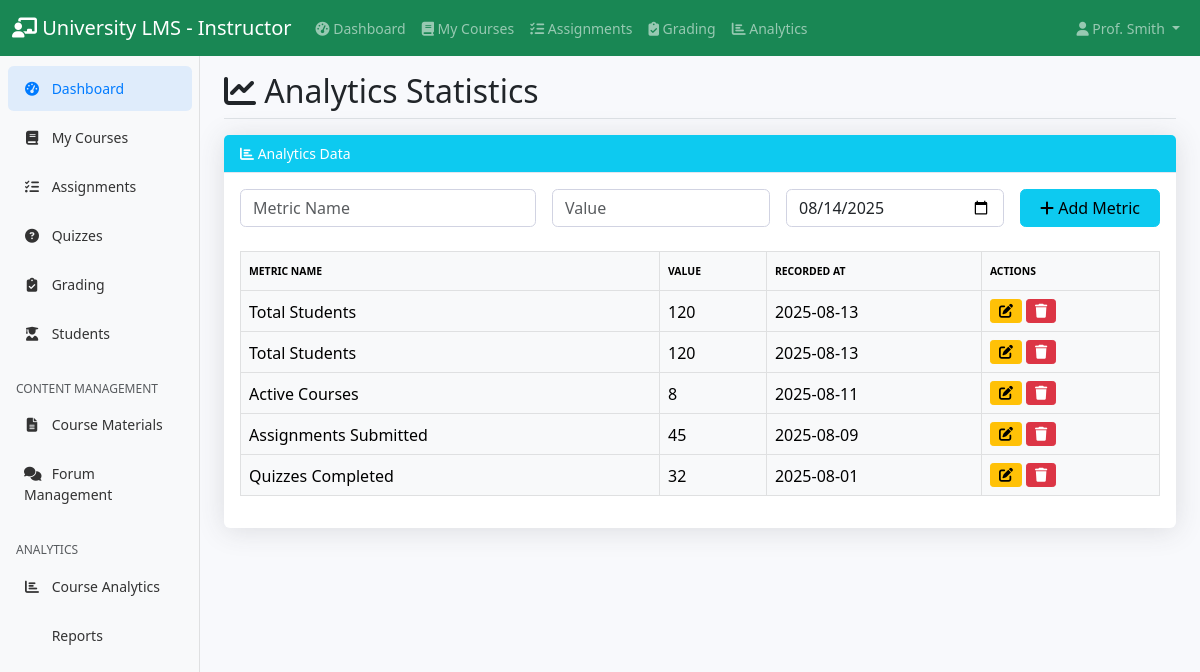
The app's page /instructor/analytics.php (signed in) with its own data.
### tables this page shows
CREATE TABLE `analytics` (
  `id` int(11) NOT NULL,
  `metric_name` varchar(100) NOT NULL,
  `value` varchar(255) NOT NULL,
  `metric_value` decimal(15,2) NOT NULL,
  `recorded_at` timestamp NOT NULL DEFAULT current_timestamp()
);

### instructor/analytics.php (the view, shortened to what this page needs)
<?php
include '../includes/instructor_sidebar.php';
$db = (new Database())->getConnection();
$analytics_sql = "SELECT * FROM analytics ORDER BY recorded_at DESC";
$stmt = $db->query($analytics_sql);
$analytics = $stmt ? $stmt->fetchAll(PDO::FETCH_ASSOC) : [];
?>
<!DOCTYPE html>
<html lang="en">
<head>
    <link rel="stylesheet" href="https://cdn.jsdelivr.net/npm/bootstrap@5.3.0/dist/css/bootstrap.min.css">
    <link rel="stylesheet" href="https://cdnjs.cloudflare.com/ajax/libs/font-awesome/6.4.0/css/all.min.css">
    <link rel="stylesheet" href="../assets/css/dashboard.css">
</head>
<body>
    <?php include '../includes/instructor_navbar.php'; ?>
    <div class="container-fluid">
        <div class="row">
            <nav class="col-md-2 d-none d-md-block bg-light sidebar">
                <?php include '../includes/instructor_sidebar.php'; ?>
            </nav>
            <main class="col-md-9 ms-sm-auto col-lg-10 px-md-4">
                <div class="d-flex justify-content-between flex-wrap flex-md-nowrap align-items-center pt-3 pb-2 mb-3 border-bottom">
                    <h1 class="h2 mb-0"><i class="fas fa-chart-line"></i> Analytics Statistics</h1>
                </div>
                <div class="row mb-4">
                    <div class="col-12">
                        <div class="card shadow">
                            <div class="card-header bg-info text-white">
                                <i class="fas fa-chart-bar"></i> Analytics Data
                            </div>
                            <div class="card-body">
                                    <form method="post" class="row g-3 mb-4">
                                        <div class="col-md-4">
                                            <input type="text" name="metric_name" class="form-control" placeholder="Metric Name" required>
                                        </div>
                                        <div class="col-md-3">
                                            <input type="text" name="value" class="form-control" placeholder="Value" required>
                                        </div>
                                        <div class="col-md-3">
                                            <input type="date" name="recorded_at" class="form-control" value="<?= date('Y-m-d') ?>" required>
                                        </div>
                                        <div class="col-md-2">
                                            <button type="submit" class="btn btn-info w-100"><i class="fas fa-plus"></i> Add Metric</button>
                                        </div>
                                    </form>
                                <div class="table-responsive">
                                    <table class="table table-bordered align-middle">
                                        <thead class="table-light">
                                            <tr>
                                                <th>Metric Name</th>
                                                <th>Value</th>
                                                <th>Recorded At</th>
                                                <th>Actions</th>
                                            <?php
                                            if (count($analytics) > 0) {
                                                foreach ($analytics as $row) {
                                                    if (isset($_GET['edit']) && $_GET['edit'] == $row['id']) {
                                                        echo '<tr>';
                                                        echo '<form method="post">';
                                                        echo '<td><input type="text" name="edit_metric_name" class="form-control" value="' . htmlspecialchars($row['metric_name']) . '" required></td>';
                                                        echo '<td><input type="text" name="edit_value" class="form-control" value="' . htmlspecialchars($row['value']) . '" required></td>';
                                                        echo '<td><input type="date" name="edit_recorded_at" class="form-control" value="' . htmlspecialchars(date('Y-m-d', strtotime($row['recorded_at']))) . '" required></td>';
                                                        echo '<td>';
                                                        echo '<input type="hidden" name="edit_id" value="' . $row['id'] . '">';
                                                        echo '<button type="submit" class="btn btn-sm btn-success me-1"><i class="fas fa-save"></i></button>';
                                                        echo '<a href="analytics.php" class="btn btn-sm btn-secondary"><i class="fas fa-times"></i></a>';
                                                        echo '</td>';
                                                        echo '</form>';
                                                        echo '</tr>';
                                                    } else {
                                                        echo '<tr>';
                                                        echo '<td>' . htmlspecialchars($row['metric_name']) . '</td>';
                                                        echo '<td>' . htmlspecialchars($row['value']) . '</td>';
                                                        echo '<td>' . htmlspecialchars(date('Y-m-d', strtotime($row['recorded_at']))) . '</td>';
                                                        echo '<td>';
                                                        echo '<a href="analytics.php?edit=' . $row['id'] . '" class="btn btn-sm btn-warning me-1"><i class="fas fa-edit"></i></a>';
                                                        echo '<a href="analytics.php?delete=' . $row['id'] . '" class="btn btn-sm btn-danger" onclick="return confirm(\'Are you sure you want to delete this metric?\');"><i class="fas fa-trash"></i></a>';
                                                        echo '</td>';
                                                        echo '</tr>';
                                                    }
                                                }
                                            } else {
                                                echo '<tr><td colspan="4" class="text-center"><div class="alert alert-warning d-flex align-items-center justify-content-center mb-0" role="alert"><i class="fas fa-info-circle me-2"></i> No analytics data available.</div></td></tr>';
                                            }
                                            ?>
                                    </table>
                                </div>
                            </div>
                        </div>
                    </div>
                </div>
            </main>
        </div>
    </div>
</body>
</html>

### assets/css/dashboard.css (style rules this page uses)
body { font-size: .875rem; background-color: #f8f9fc; }
.sidebar { position: fixed; top: 0; bottom: 0; left: 0; z-index: 100; padding: 48px 0 0; box-shadow: inset -1px 0 0 rgba(0, 0, 0, .1); }
.card { box-shadow: 0 0.15rem 1.75rem 0 rgba(58, 59, 69, 0.15) !important; border: none; }
.card-header { background-color: #f8f9fc; border-bottom: 1px solid #e3e6f0; }
.btn { border-radius: 0.35rem; font-weight: 400; }
.btn-sm { padding: 0.25rem 0.5rem; font-size: 0.875rem; border-radius: 0.2rem; }
.table { color: #858796; }
.table th { border-top: none; font-weight: 600; text-transform: uppercase; font-size: 0.65rem; padding-top: 0.75rem; padding-bottom: 0.75rem; }
.form-control { border: 1px solid #d1d3e2; border-radius: 0.35rem; }
.shadow { box-shadow: 0 0.15rem 1.75rem 0 rgba(58, 59, 69, 0.15) !important; }

### records on screen
analytics: metric_name "Total Students", value "120", recorded_at "2025-08-13"
analytics: metric_name "Total Students", value "120", recorded_at "2025-08-13"
analytics: metric_name "Active Courses", value "8", recorded_at "2025-08-11"
analytics: metric_name "Assignments Submitted", value "45", recorded_at "2025-08-09"
analytics: metric_name "Quizzes Completed", value "32", recorded_at "2025-08-01"

### other values on screen
$_SESSION['last_name'] "Smith"
